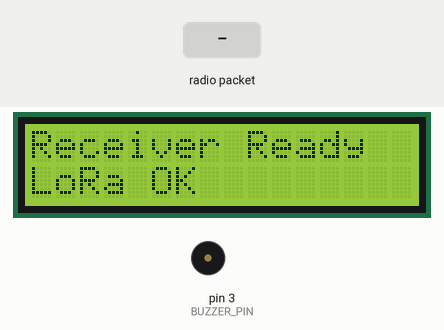
Recording of a sketch running on a simulated Arduino Uno, built with avr-gcc and run on an emulated ATmega328P. On the bench: 16×2 character LCD, buzzer (waves = sounding, pin HIGH). The inputs (shaded band) are chosen by the test bench. No radio packets arrive unless stated; what the sketch prints to the serial monitor is not drawn.

Above: at 0.2 s.
2.4 s: radio packet "SOS|" arrives
At 4.0 s:
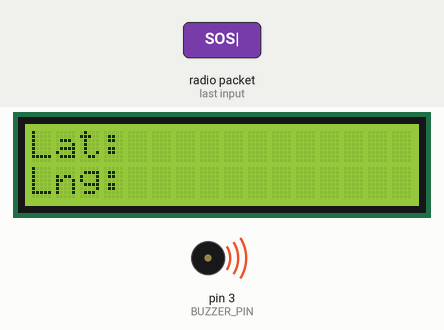
At 5.2 s:
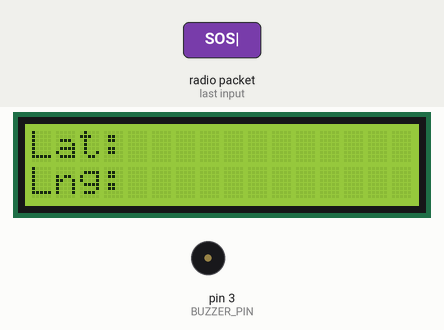
5.4 s: radio packet "1" arrives
Timing chart, 0 to 8.4 s (numbered marks = the images above; inputs shaded):
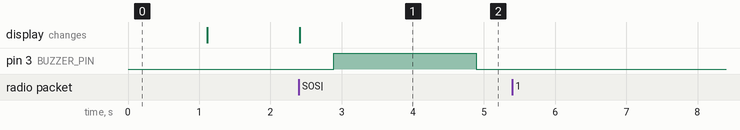

The sketch:

receiver.ino
```cpp
/*
 * SOS Beacon - Receiver
 * Emergency communication system using LoRa and LCD
 *
 * Functions:
 * - Receive SOS messages through LoRa
 * - Extract GPS coordinates from received messages
 * - Display latitude and longitude on a 16x2 I2C LCD
 * - Send acknowledgement messages to the transmitter
 * - Provide buzzer feedback when an SOS is received
 */
#include <SPI.h>

#include <LoRa.h>

#include <Wire.h>

#include <LiquidCrystal_I2C.h>

// === LoRa Pins ===

#define LORA_SS 10

#define LORA_RST 9

#define LORA_DIO0 2

// === Other Pins ===

#define BUZZER_PIN 3

// === LCD Address and Size ===

LiquidCrystal_I2C lcd(0x27, 16, 2);  // Change address if needed

// === Signal and Acknowledgement Tracking ===

String lastSignalID = "";

unsigned long lastAckTime = 0;

const int ackDuration = 2000; // Buzzer ON duration in ms

void setup() {

  Serial.begin(9600);

  pinMode(BUZZER_PIN, OUTPUT);

  digitalWrite(BUZZER_PIN, LOW);

  lcd.init();

  lcd.backlight();

  lcd.clear();

  lcd.setCursor(0, 0);

  lcd.print("Receiver Ready");

  // LoRa init

  LoRa.setPins(LORA_SS, LORA_RST, LORA_DIO0);

  if (!LoRa.begin(433E6)) {

    Serial.println("LoRa init failed!");

    lcd.setCursor(0, 1);

    lcd.print("LoRa Failed");

    while (1);

  }

  Serial.println("LoRa init success");

  lcd.setCursor(0, 1);

  lcd.print("LoRa OK");

  delay(1000);

  lcd.clear();

}

void loop() {

  int packetSize = LoRa.parsePacket();

  if (packetSize) {

    String incoming = "";

    while (LoRa.available()) {

      incoming += (char)LoRa.read();

    }

    Serial.println("Received: " + incoming);

    if (incoming.startsWith("SOS|")) {

      String id = incoming.substring(4, 10);

      String gpsData = incoming.substring(11); // After "SOS|<id>|"

      displayLocation(gpsData);

      sendACK(id);

    }

  }

  // Optional: turn off buzzer after duration

  if (digitalRead(BUZZER_PIN) == HIGH && (millis() - lastAckTime >= ackDuration)) {

    digitalWrite(BUZZER_PIN, LOW);

  }

}

void displayLocation(String gpsData) {

  int commaIndex = gpsData.indexOf(',');

  String lat = gpsData.substring(0, commaIndex);

  String lng = gpsData.substring(commaIndex + 1);

  lcd.clear();

  lcd.setCursor(0, 0);

  lcd.print("Lat:" + lat.substring(0, 8));

  lcd.setCursor(0, 1);

  lcd.print("Lng:" + lng.substring(0, 8));

  Serial.println("Lat: " + lat);

  Serial.println("Lng: " + lng);

}

void sendACK(String id) {

  String ackMsg = "ACK|" + id;

  // Broadcast ACK multiple times (for redundancy)

  for (int i = 0; i < 3; i++) {

    LoRa.beginPacket();

    LoRa.print(ackMsg);

    LoRa.endPacket();

    delay(100);

  }

  Serial.println("ACK sent for ID: " + id);

  // Buzzer feedback

  digitalWrite(BUZZER_PIN, HIGH);

  lastAckTime = millis();

}
```

Measured:
- after the input at 2.4 s, pin 3 (BUZZER_PIN): LOW → HIGH after 0.49 s, → LOW 2.0 s later; the display: changes at once (image 1)
- after the input at 5.4 s, every drawn part: stays the same
